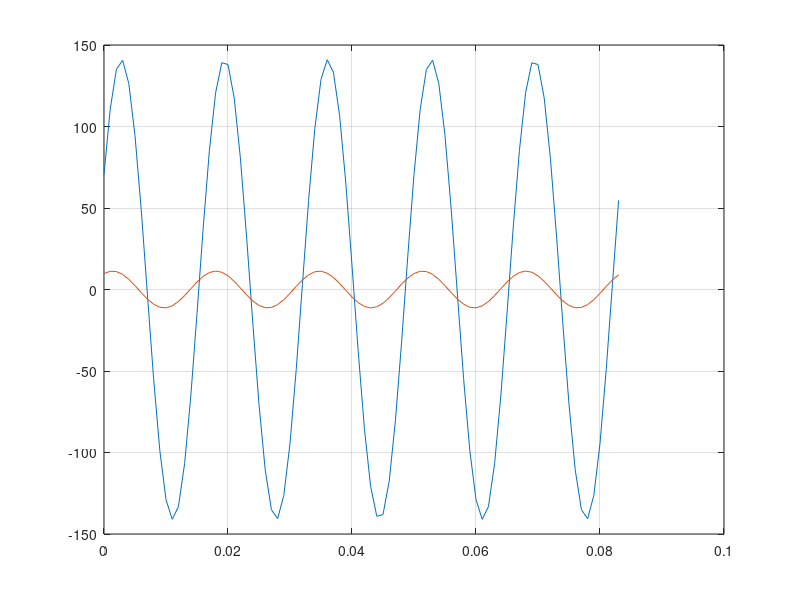

Source code (MATLAB): (Note: this script raises an error after producing the figure.)
clear all
close all
clc

[x,y] = pol2cart(30*pi/180, 20);
Zfase = x + 1i*y; %Ohm Impedância de fase
Vlinha = 4.4e3; % Volts
[x,y] = pol2cart(75*pi/180,1.4);
Zlinha = x +1i*y; %Ohm - Impedância de linha
V_fase_neutro = Vlinha/sqrt(3)
I_fase_neutro = V_fase_neutro/Zfase
[t,r] = cart2pol(real(I_fase_neutro), imag(I_fase_neutro));
Tensao = V_fase_neutro + I_fase_neutro*Zlinha;
[t,r] = cart2pol(real(Tensao), imag(Tensao));
t = t*180/pi
r
tenssao_barramento_sub = r*sqrt(3);
%%
clear all
close all
clc

%Example 1.4
Zbase = (4.4e3/sqrt(3))/127;                 % Calculando a impedância base
Zlinha_mod =1.4/real(Zbase);                 % Modulo de impedancia de linha
Zlinha_ang = deg2rad(75)-angle(Zbase);       % Angulo de impedância de linha
Zlinha = Zlinha_mod*exp(1i*Zlinha_ang);      
Van_pu = 1*exp(1i*0) + 1*exp(1i*deg2rad(-30))*Zlinha;
% Van_pu_ = [real(Van_pu) rad2deg(angle(Van_pu))];
Vln_pu = real(Van_pu)*4.4e3/sqrt(3)
Vll_pu = real(Van_pu)*4.4e3
%%
clear all
close all
clc

%Cáculo de PU
V_nominal = 18e3;
P_nominal = 500e6;
V_base = 20e3;
P_base = 100e6;
Z_dado = 0.25;
Z_novo_pu = Z_dado*((V_nominal/V_base)^2)*(P_base/P_nominal)
%Outro método para calcular é transfomar o valor da impedancia para Ohm e
%comparar com o novo valor base
Z_novo_pu_alt = Z_dado *((V_nominal^2)/P_nominal)/(((V_base)^2)/(P_base))
%%
clear all
close all
clc

%1.1
f = 60;
t = 0:0.001:5/f;
v = 141.1*sin(2*pi*f.*t + deg2rad(30)); %Volts
i = 11.31*cos(2*pi*f.*t - deg2rad(30)); %Ampere
plot(t,v);
hold on
plot(t,i)
grid on
%%
clear all
close all
clc

%1.6
p = 10e6; %MW
pf = 0.6;
theta = acos(pf);
Q = tan(theta)*p;
S = p + 1i*Q;
%%
clear all
close all
clc

z = 500; %Ohm
Vnp = 13800; %Volt
Vns = 220; %Volt
pf = 1;
S = 150e3; %kVa
n = Vnp/Vns
Ibase = S/Vnp
Zbase = ((Vnp)^2)/S
Zpu = n^2*(z/Zbase)
Zohm = Zpu * Zbase
P = Vnp^2/Zohm % Watts
%%
clear all
close all
clc
% Trafo(Vprim, Vsec, Pnom, Vnom)
TA = Trafo(138e3, 69e3, 41.5e6, 138e3);
TB = Trafo(69e3,13.8e3,33e6,69e3);
TC = Trafo(69e3,34.5e3,24e6,69e3);
LtA = LinhaT(0.12,0.92,150);
LtB = LinhaT(0.19,1.84,230);
S = 50e6; %MVA
Vb1 = 230e3;
Vb2 = Vb1/TA.n;
Vb3 = Vb2/TC.n;
Vb4 = Vb2/TB.n;
Zb1 = Vb1^2/S
Ib1 = S/(sqrt(3)*Vb1)
Zb2 = Vb2^2/S
Ib2 = S/(sqrt(3)*Vb2)
Zb3 = Vb3^2/S
Ib3 = S/(sqrt(3)*Vb3)
Zb4 = Vb4^2/S
Ib4 = S/(sqrt(3)*Vb4)


























